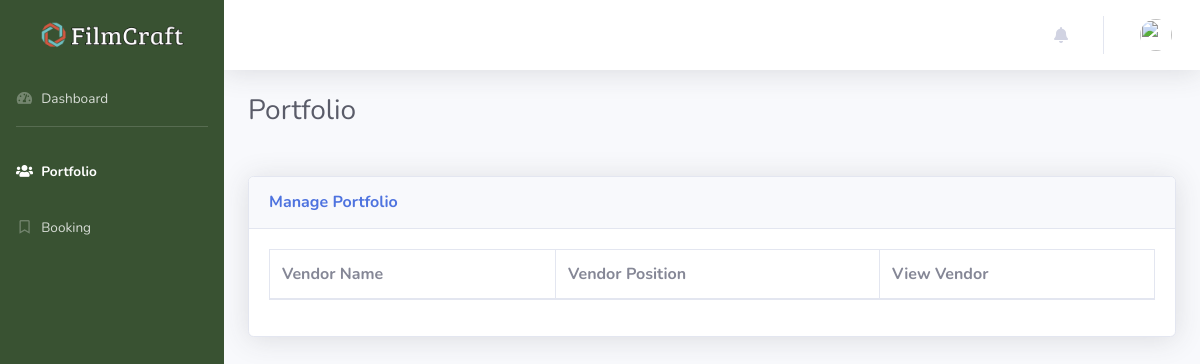
/user_admin/portfolio.php, run on an earlier commit of the app's database.
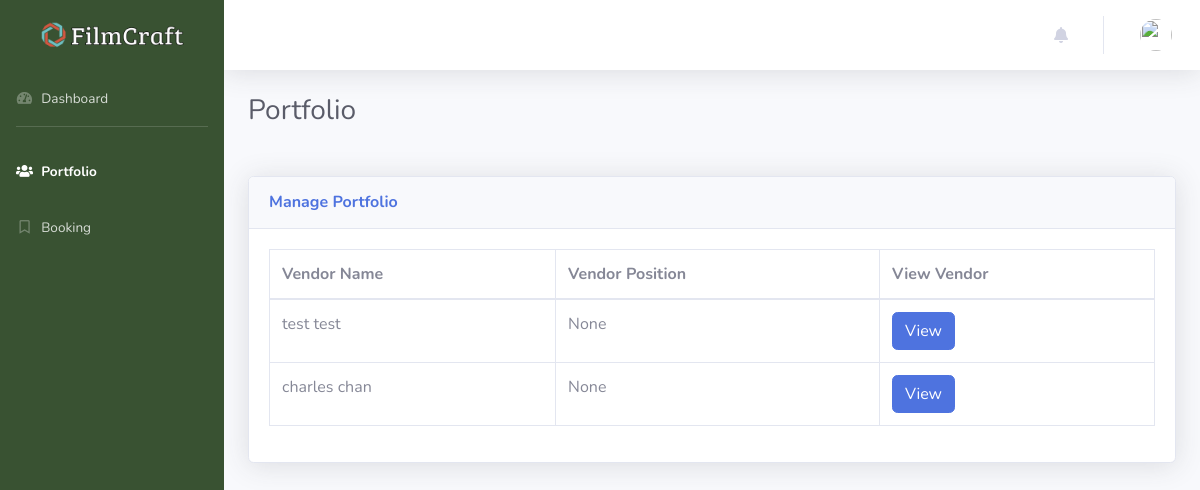
And on a later commit of the database.
### tables this page shows
CREATE TABLE `portfolio` (
  `portfolioId` int(11) NOT NULL,
  `vendor_Id` int(11) NOT NULL,
  `vendorWork_Id` int(11) NOT NULL,
  `portfolioFirstName` varchar(50) NOT NULL,
  `portfolioLastName` varchar(50) NOT NULL,
  `portfolioAddress` varchar(150) NOT NULL,
  `portfolioEmail` varchar(150) NOT NULL,
  `portfolioVendorPosition` varchar(50) NOT NULL,
  `portfolioProfileImage` varchar(255) NOT NULL,
  `portfolioRating` varchar(50) NOT NULL
);

CREATE TABLE `vendor` (
  `vendorId` int(11) NOT NULL,
  `vendorEmail` varchar(150) NOT NULL,
  `vendorPassword` varchar(150) NOT NULL,
  `vendorFirstName` varchar(50) NOT NULL,
  `vendorLastName` varchar(50) NOT NULL,
  `vendorGender` varchar(20) NOT NULL,
  `vendorBirthdate` varchar(50) NOT NULL,
  `vendorNumber` varchar(50) NOT NULL,
  `vendorAddress` varchar(150) NOT NULL,
  `vendorType` varchar(50) NOT NULL,
  `vendorPosition` varchar(50) NOT NULL,
  `vendorProfileImage` varchar(255) NOT NULL,
  `vendorStatus` tinyint(5) NOT NULL
);

### user_admin/sessions.php (called while the page is built, shortened)
<?php
$displayImage = $_SESSION['displayImage'];
?>

### user_admin/portfolio.php (the view, shortened to what this page needs)
<?php
include("sessions.php");
include("header.php");
?>
<body id="page-top">
    <div id="wrapper">
        <ul class="navbar-nav sidebar sidebar-dark accordion" id="accordionSidebar" style="background-color:#395232">
            <a class="sidebar-brand d-flex align-items-center justify-content-center" href="index.php">
                <div class="sidebar-brand-icon">
                     <img src="../resources/img/filmcraft.png" width="150">
                </div>
            </a>
            <li class="nav-item">
                <a class="nav-link" href="index.php">
                    <i class="fas fa-fw fa-tachometer-alt"></i>
                    <span>Dashboard</span></a>
                </li>
            <hr class="sidebar-divider">
            <li class="nav-item active">
                <a class="nav-link" href="portfolio.php">
                    <i class="fas fa-fw fa-users"></i>
                    <span>Portfolio</span></a>
                </li>
            <li class="nav-item">
                <a class="nav-link" href="booking.php">
                    <i class="far fa-fw fa-bookmark"></i>
                    <span>Booking</span></a>
                </li>
        </ul>
        <div id="content-wrapper" class="d-flex flex-column">
            <div id="content">
                <nav class="navbar navbar-expand navbar-light bg-white topbar mb-4 static-top shadow">
                    <ul class="navbar-nav ml-auto">
                        <li class="nav-item dropdown no-arrow mx-1">
                            <a class="nav-link dropdown-toggle" href="#" id="alertsDropdown" role="button"
                                data-toggle="dropdown" aria-haspopup="true" aria-expanded="false">
                                <i class="fas fa-bell fa-fw"></i>
                             </a>
                        </li>
                        <li class="nav-item dropdown no-arrow">
                            <a class="nav-link dropdown-toggle" href="#" id="userDropdown" role="button"
                                data-toggle="dropdown" aria-haspopup="true" aria-expanded="false">
                               <img class="img-profile rounded-circle"
                                    src="<?php echo $displayImage ?>">
                            </a>
                        </li>
                    </ul>
                </nav>
                <div class="container-fluid">
                    <h1 class="h3 mb-5 text-gray-800">Portfolio</h1>
                    <div class="card shadow mb-4">
                        <div class="card-header py-3">
                            <h6 class="m-0 font-weight-bold text-primary">Manage Portfolio</h6>
                        </div>
                        <div class="card-body">
                            <div class="table-responsive">
                                <table class="table table-bordered" id="dataTablex" width="100%" cellspacing="0">
                                    <thead>
                                        <tr>
                                            <th>Vendor Name</th>
                                            <th>Vendor Position</th>
                                            <th>View Vendor</th>
                                        </tr>
                                    </thead>
                                    <tbody>
                                        <?php
                                        $conn = mysqli_connect("localhost","root","","filmcraft");
                                        $query = "SELECT * FROM portfolio
                                        JOIN vendor ON portfolio.vendor_Id = vendor.vendorId
                                        WHERE vendor.vendorStatus = '1'
                                        ";
                                        $result = mysqli_query($conn,$query);
                                        while($row = mysqli_fetch_assoc($result)) {
                                        $fetchId        = $row['vendor_Id'];
                                        $fetchFirstName = $row['vendorFirstName'];
                                        $fetchLastName  = $row['vendorLastName'];
                                        $concatName     = $fetchFirstName.' '.$fetchLastName;
                                        $fetchPosition  = $row['vendorPosition'];
                                        ?>
                                        <tr>
                                            <td><?php echo $concatName ?></td>
                                            <td><?php echo $fetchPosition ?></td>
                                            <td><a href="view-portfolio.php?VID=<?php echo $fetchId ?>" class="btn btn-primary">View</a></td>
                                        </tr>
                                       <?php } ?>
                                    </tbody>
                                </table>
                            </div>
                        </div>
                    </div>
                </div>
            </div>
        </div>
    </div>
<?php
include("footer.php");
?>

What changed in the data, as far as the page shows it:
added portfolio: vendor_Id.vendorLastName "test test", vendor_Id.vendorPosition "None"
added portfolio: vendor_Id.vendorLastName "charles chan", vendor_Id.vendorPosition "None"
